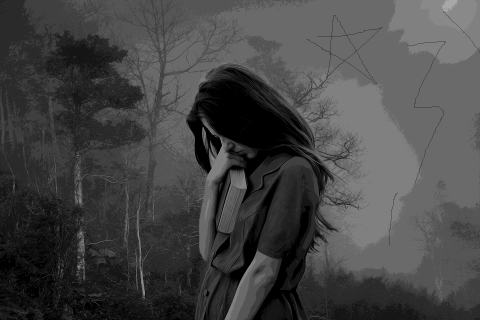
#> input picture bbb.jpg, 480 x 320 px
$ python histogram.py
#> lines starting #> are read from the running program, lines starting #| are printed output that depends on the picture
# encoding:utf-8
import cv2
import numpy as np
import matplotlib.pyplot as plt

img = cv2.imread('bbb.jpg', cv2.IMREAD_GRAYSCALE)
#> img is the input picture: shape (320, 480); min 0, max 168, mean 68.8
equ = cv2.equalizeHist(img)
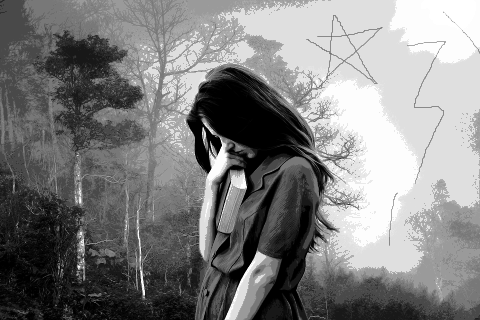
#> equ: shape (320, 480); min 0, max 255, mean 127.9

cv2.imshow("src", img)
cv2.imshow("result", equ)

plt.hist(img.ravel(), 256)
plt.figure()
plt.hist(equ.ravel(), 256)
plt.show()
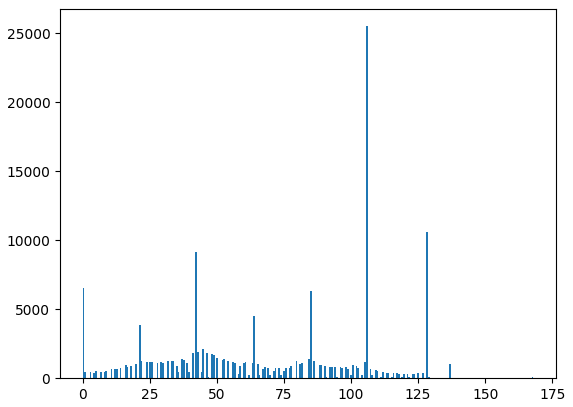
#> figure drawn by matplotlib, 1 panel; tallest bar 25501 high, from x = 105.7 to 106.3
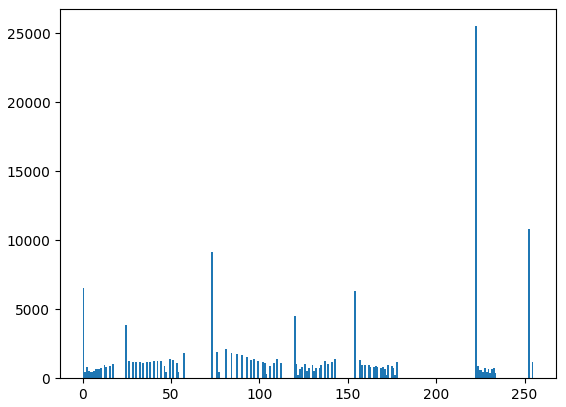
#> figure drawn by matplotlib, 1 panel; tallest bar 25501 high, from x = 222.1 to 223.1

cv2.waitKey(0)
cv2.destroyAllWindows()
